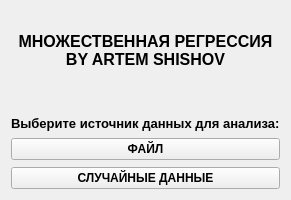
      <widget class="QWidget" name="tabMain">
       <attribute name="title">
        <string>Главная</string>
       </attribute>
       <layout class="QVBoxLayout" name="verticalLayout_4">
        <property name="spacing">
         <number>0</number>
        </property>
        <property name="leftMargin">
         <number>0</number>
        </property>
        <property name="topMargin">
         <number>0</number>
        </property>
        <property name="rightMargin">
         <number>0</number>
        </property>
        <property name="bottomMargin">
         <number>0</number>
        </property>
        <item alignment="Qt::AlignHCenter|Qt::AlignVCenter">
         <widget class="QWidget" name="pageHomeContainer" native="true">
          <layout class="QVBoxLayout" name="verticalLayout_5">
           <property name="spacing">
            <number>0</number>
           </property>
           <property name="leftMargin">
            <number>0</number>
           </property>
           <property name="topMargin">
            <number>0</number>
           </property>
           <property name="rightMargin">
            <number>0</number>
           </property>
           <property name="bottomMargin">
            <number>0</number>
           </property>
           <item>
            <widget class="QWidget" name="pageHomeSubContainer" native="true">
             <layout class="QVBoxLayout" name="verticalLayout_36">
              <property name="spacing">
               <number>7</number>
              </property>
              <property name="leftMargin">
               <number>11</number>
              </property>
              <property name="topMargin">
               <number>11</number>
              </property>
              <property name="rightMargin">
               <number>11</number>
              </property>
              <property name="bottomMargin">
               <number>11</number>
              </property>
              <item>
               <widget class="QLabel" name="homeTitle1">
                <property name="maximumSize">
                 <size>
                  <width>500</width>
                  <height>150</height>
                 </size>
                </property>
                <property name="text">
                 <string/>
                </property>
                <property name="pixmap">
                 <pixmap resource="resources.qrc">:/images/SHV_blue.svg</pixmap>
                </property>
                <property name="scaledContents">
                 <bool>false</bool>
                </property>
                <property name="alignment">
                 <set>Qt::AlignCenter</set>
                </property>
               </widget>
              </item>
              <item>
               <widget class="QLabel" name="homeTitle2">
                <property name="font">
                 <font>
                  <pointsize>12</pointsize>
                  <weight>75</weight>
                  <bold>true</bold>
                 </font>
                </property>
                <property name="text">
                 <string>МНОЖЕСТВЕННАЯ РЕГРЕССИЯ
BY ARTEM SHISHOV</string>
                </property>
                <property name="alignment">
                 <set>Qt::AlignCenter</set>
                </property>
               </widget>
              </item>
              <item>
               <spacer name="verticalSpacer">
                <property name="orientation">
                 <enum>Qt::Vertical</enum>
                </property>
                <property name="sizeHint" stdset="0">
                 <size>
                  <width>20</width>
                  <height>40</height>
                 </size>
                </property>
               </spacer>
              </item>
              <item>
               <widget class="QLabel" name="homeTitle3">
                <property name="minimumSize">
                 <size>
                  <width>0</width>
                  <height>0</height>
                 </size>
                </property>
                <property name="font">
                 <font>
                  <pointsize>10</pointsize>
                  <weight>75</weight>
                  <bold>true</bold>
                 </font>
                </property>
                <property name="text">
                 <string>Выберите источник данных для анализа:</string>
                </property>
               </widget>
              </item>
              <item>
               <widget class="QPushButton" name="buttonSelectFile">
                <property name="font">
                 <font>
                  <weight>75</weight>
                  <bold>true</bold>
                 </font>
                </property>
                <property name="toolTip">
                 <string>Файл для анализа</string>
                </property>
                <property name="text">
                 <string>ФАЙЛ</string>
                </property>
               </widget>
              </item>
              <item>
               <widget class="QPushButton" name="butonRandomData">
                <property name="font">
                 <font>
                  <weight>75</weight>
                  <bold>true</bold>
                 </font>
                </property>
                <property name="toolTip">
                 <string>Генерация случайных данных</string>
                </property>
                <property name="text">
                 <string>СЛУЧАЙНЫЕ ДАННЫЕ</string>
                </property>
               </widget>
              </item>
             </layout>
            </widget>
           </item>
          </layout>
         </widget>
        </item>
       </layout>
      </widget>
